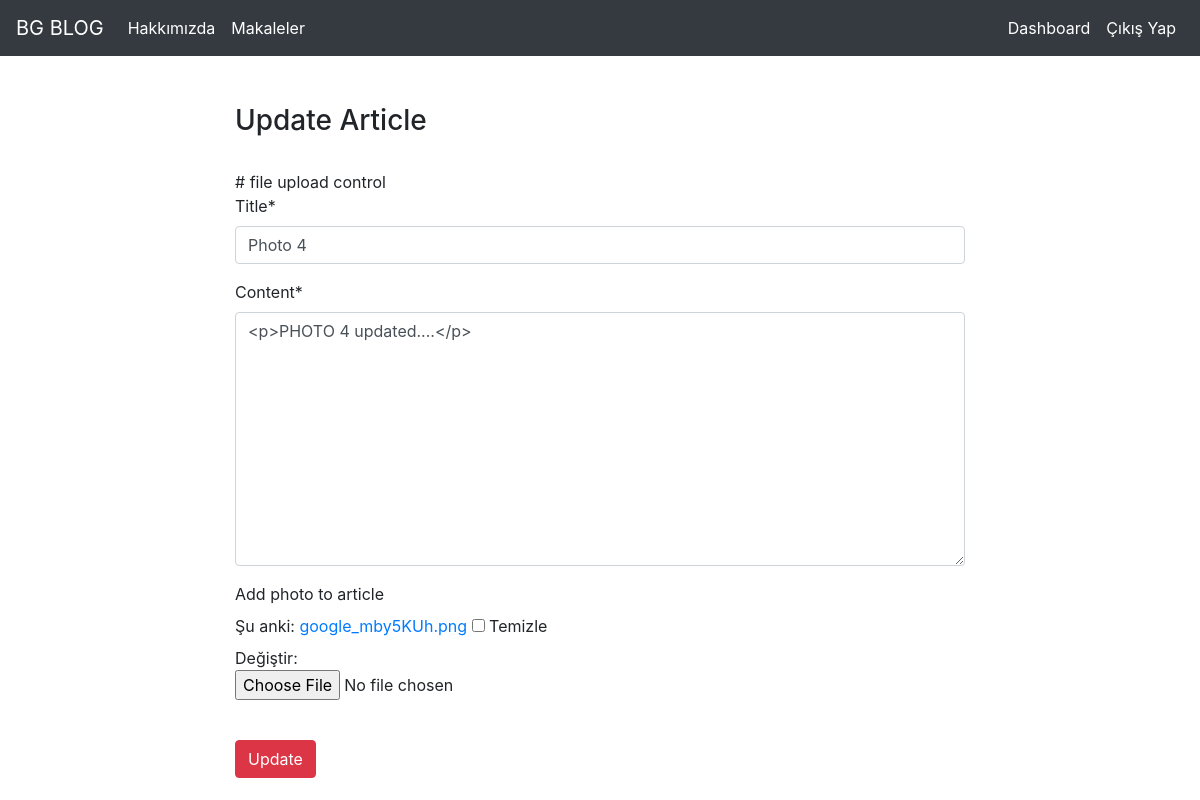
/articles/update/18 (signed in), run on an earlier commit of the app's database.
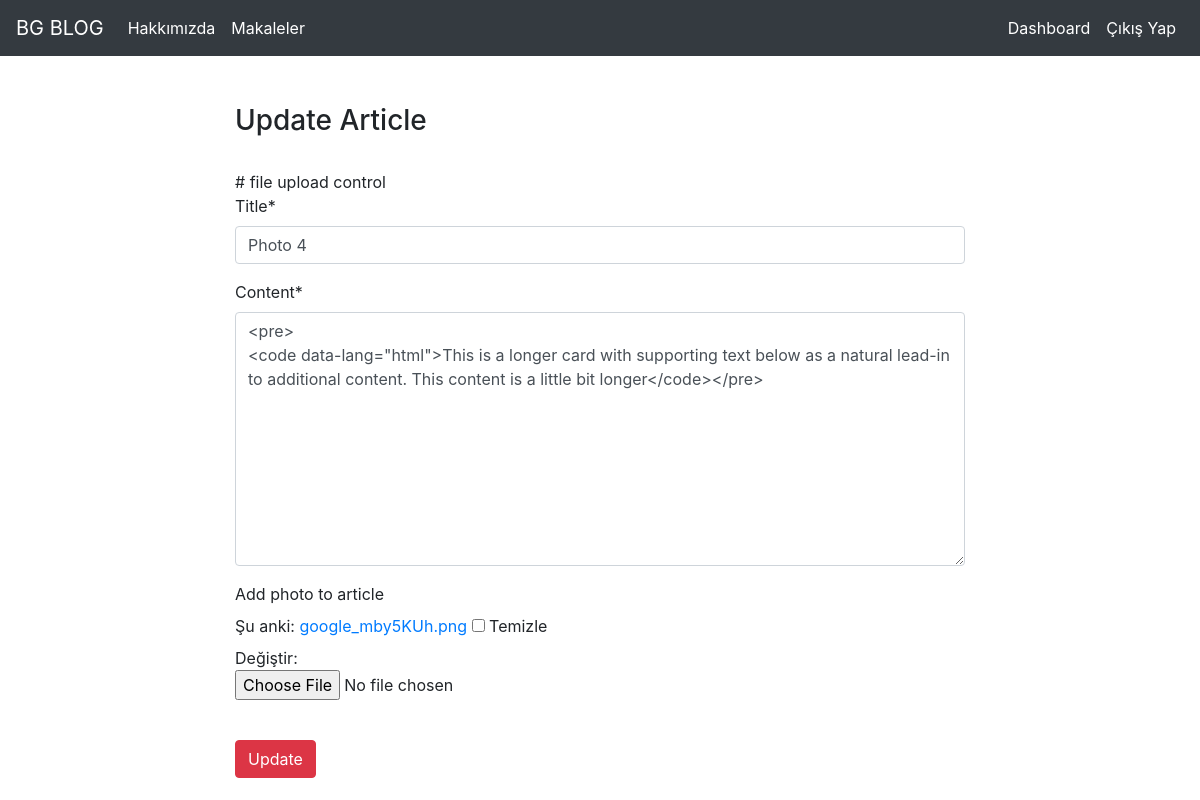
And on a later commit of the database.
### article/models.py (models this page shows, shortened)
class Article(models.Model):
    author = models.ForeignKey("auth.User",on_delete = models.CASCADE) # hangi tabloyu gosterdiğini foreign key ile belirtiriz
    title = models.CharField(max_length = 50)
    content = RichTextField()
    createdDate = models.DateTimeField(auto_now=True)
    articleImage = models.FileField(blank=True, null=True ,verbose_name= " Add photo to article ")

### article/views.py (the view, shortened to what this page needs)
# urls.py: path('update/<int:id>',views.updateArticle, name = "update"),
@login_required(login_url= "user:login")
def updateArticle(request,id):
    article = get_object_or_404(Article, id = id)
    form = ArticleForm(request.POST or None, request.FILES or None, instance= article)
    return render(request,"update.html", {"form" : form})

### article/forms.py
class ArticleForm(forms.ModelForm):
    class Meta:
        model = Article
        fields = ["title","content","articleImage"]

### templates/update.html (shortened to what this page needs)
{% extends "layout.html" %}
{% block body %}
{% load crispy_forms_tags %}
    <div class="row">
        <div class="col-md-8 offset-md-2">
            <h3>Update Article</h3>
            <br>
            <form method="POST" enctype="multipart/form-data">
            # file upload control
                {{form|crispy}}
                <br>
                <button type="submit" class="btn btn-danger"> Update </button>
            </form>
        </div>
    </div>
{% endblock body %}

What changed in the data, as far as the page shows it:
changed Article "Photo 4": content "<p>PHOTO 4 updated....</p>" → "<pre> <code data-lang=\"html\">This is a longer card with supporting text below as a natural lead-in to additional content. This content is a little bit longer</code></pre>"
